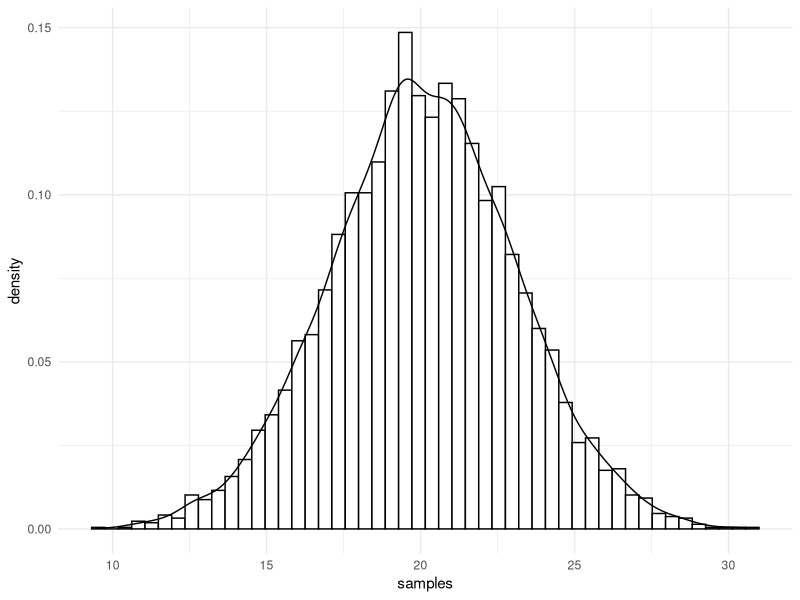
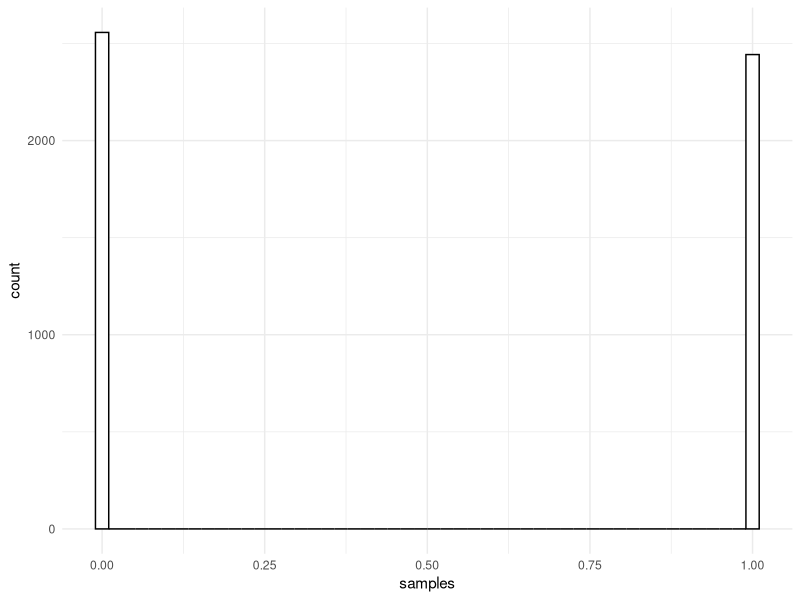
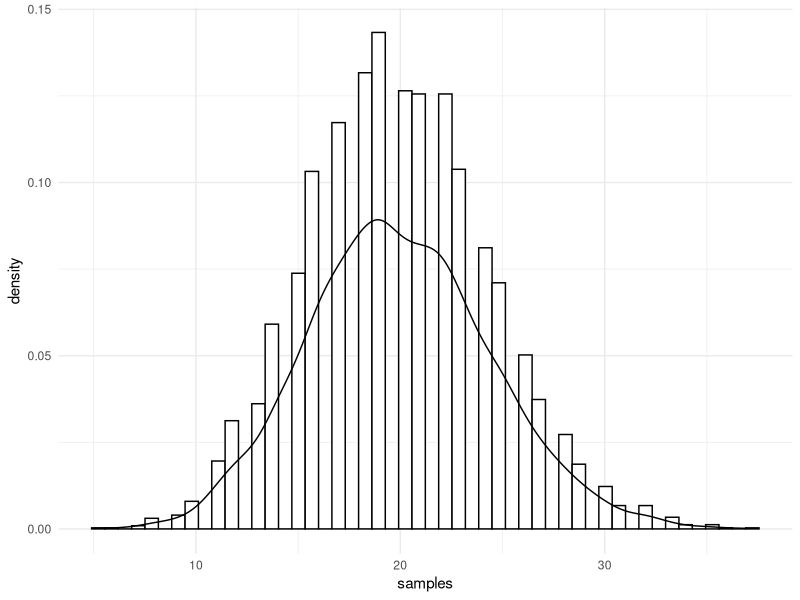

Write the R code that produced these figures, in order.
## ---- chunk 1
library(readr)
library(dplyr)
library(ggplot2)
library(reshape2)
library(ggpubr)
## ---- chunk 2
set.seed(333)
library(ggplot2)

samples <- rnorm(n = 5000, mean = 20, sd = 3)
sample_dataframe <- as.data.frame(samples)

ggplot(data = sample_dataframe,
       aes(x = samples)
       ) + 
  geom_histogram(aes(y = ..density..),
                 bins=50,
                 color = 1,
                 fill = 'white') + 
  geom_density() +
  theme_minimal()
  
## ---- chunk 3
samples <- rbinom(n = 5000, size = 1, p = 0.5) #5000 independent experiments with a single fair coin flip
sample_dataframe <- as.data.frame(samples)

ggplot(data = sample_dataframe,
       aes(x = samples)
       ) + 
  geom_histogram(
                 bins=50,
                 color = 1,
                 fill = 'white') +
  theme_minimal()
  
## ---- chunk 4
set.seed(333)
library(ggplot2)

samples <- rpois(n = 5000, lambda = 20)
sample_dataframe <- as.data.frame(samples)

ggplot(data = sample_dataframe,
       aes(x = samples)
       ) + 
  geom_histogram(aes(y = ..density..),
                 bins=50,
                 color = 1,
                 fill = 'white') + 
  geom_density() +
  theme_minimal()
